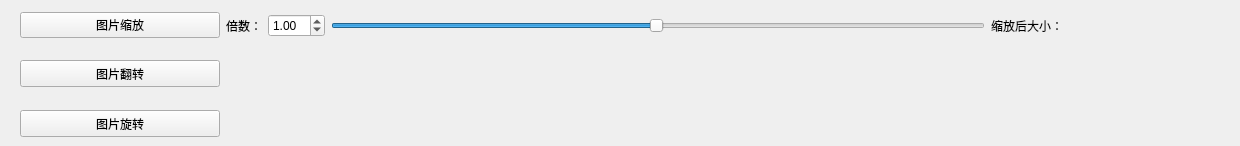
     <widget class="QWidget" name="tabM4">
      <attribute name="title">
       <string>图片处理相关</string>
      </attribute>
      <widget class="QWidget" name="layoutWidget_4">
       <property name="geometry">
        <rect>
         <x>20</x>
         <y>10</y>
         <width>1211</width>
         <height>31</height>
        </rect>
       </property>
       <layout class="QHBoxLayout" name="horizontalLayout_15">
        <item>
         <widget class="QPushButton" name="BTButton_2">
          <property name="minimumSize">
           <size>
            <width>200</width>
            <height>0</height>
           </size>
          </property>
          <property name="maximumSize">
           <size>
            <width>800</width>
            <height>16777215</height>
           </size>
          </property>
          <property name="text">
           <string>图片缩放</string>
          </property>
         </widget>
        </item>
        <item>
         <widget class="QLabel" name="label_19">
          <property name="text">
           <string>倍数：</string>
          </property>
         </widget>
        </item>
        <item>
         <widget class="QDoubleSpinBox" name="doubleSpinBox">
          <property name="minimum">
           <double>0.010000000000000</double>
          </property>
          <property name="maximum">
           <double>10.000000000000000</double>
          </property>
          <property name="singleStep">
           <double>0.010000000000000</double>
          </property>
          <property name="value">
           <double>1.000000000000000</double>
          </property>
         </widget>
        </item>
        <item>
         <widget class="QSlider" name="BTSlider_15">
          <property name="minimum">
           <number>1</number>
          </property>
          <property name="maximum">
           <number>200</number>
          </property>
          <property name="pageStep">
           <number>10</number>
          </property>
          <property name="value">
           <number>100</number>
          </property>
          <property name="orientation">
           <enum>Qt::Horizontal</enum>
          </property>
         </widget>
        </item>
        <item>
         <widget class="QLabel" name="label_21">
          <property name="minimumSize">
           <size>
            <width>240</width>
            <height>0</height>
           </size>
          </property>
          <property name="text">
           <string>缩放后大小：</string>
          </property>
         </widget>
        </item>
       </layout>
      </widget>
      <widget class="QPushButton" name="BTButton_3">
       <property name="geometry">
        <rect>
         <x>20</x>
         <y>60</y>
         <width>200</width>
         <height>27</height>
        </rect>
       </property>
       <property name="minimumSize">
        <size>
         <width>200</width>
         <height>0</height>
        </size>
       </property>
       <property name="maximumSize">
        <size>
         <width>800</width>
         <height>16777215</height>
        </size>
       </property>
       <property name="text">
        <string>图片翻转</string>
       </property>
      </widget>
      <widget class="QPushButton" name="BTButton_4">
       <property name="geometry">
        <rect>
         <x>20</x>
         <y>110</y>
         <width>200</width>
         <height>27</height>
        </rect>
       </property>
       <property name="minimumSize">
        <size>
         <width>200</width>
         <height>0</height>
        </size>
       </property>
       <property name="maximumSize">
        <size>
         <width>800</width>
         <height>16777215</height>
        </size>
       </property>
       <property name="text">
        <string>图片旋转</string>
       </property>
      </widget>
     </widget>
